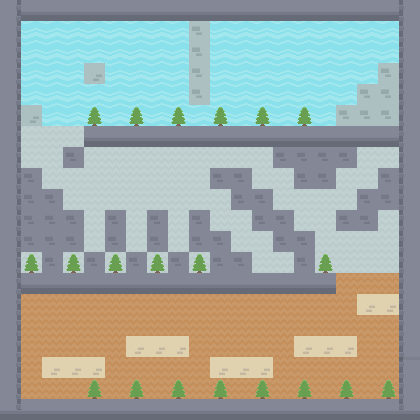

Rendered tile map (Tiled .tmx) drawn with the repository's tilesets; below, a short description and the map source with its tile grids summarised:
An orthogonal 20x20 tile map with 21x21 px tiles, 3 tile layers (background1, background2, collision) and 10 objects.

<map version="1.0" orientation="orthogonal" renderorder="right-down" width="20" height="20" tilewidth="21" tileheight="21" nextobjectid="142">
 <tileset firstgid="1" name="spritesheet" tilewidth="21" tileheight="21" spacing="2" tilecount="900" columns="30">
  <image source="../images/spritesheet.png" width="692" height="692" />
  <tile id="19">
   <properties>
    <property name="Class" value="Player" />
   </properties>
  </tile>
  <tile id="170">
   <properties>
    <property name="Class" value="Alien" />
   </properties>
  </tile>
  <tile id="354">
   <properties>
    <property name="Class" value="Bee" />
   </properties>
  </tile>
  <tile id="377">
   <properties>
    <property name="Class" value="Speed" />
   </properties>
  </tile>
  <tile id="378">
   <properties>
    <property name="Class" value="Winner" />
   </properties>
  </tile>
  <tile id="379">
   <properties>
    <property name="Class" value="Jump" />
   </properties>
  </tile>
  <tile id="445">
   <properties>
    <property name="Class" value="Ghost" />
   </properties>
  </tile>
 </tileset>
 <layer name="background1" width="20" height="20">
  <properties>
   <property name="boundingBox" value="true" />
   <property name="type" value="0" />
  </properties>
  <data>[400 cells, 400 non-empty, 4 distinct tile ids]</data>
 </layer>
 <layer name="background2" width="20" height="20">
  <properties>
   <property name="boundingBox" value="true" />
   <property name="type" value="0" />
  </properties>
  <data>[400 cells, 23 non-empty, 1 distinct tile ids]</data>
 </layer>
 <layer name="collision" width="20" height="20">
  <properties>
   <property name="collision" value="true" />
  </properties>
  <data>[400 cells, 175 non-empty, 10 distinct tile ids]</data>
 </layer>
 <objectgroup name="Object Layer 1" offsetx="-1" offsety="0">
  <object id="4" gid="20" x="17" y="356" width="21" height="21" />
  <object id="36" gid="446" x="248" y="355" width="21" height="21" />
  <object id="108" gid="355" x="167" y="251" width="21" height="21" />
  <object id="109" gid="355" x="127" y="209" width="21" height="21" />
  <object id="110" gid="355" x="85" y="166" width="21" height="21" />
  <object id="119" gid="380" x="274" y="274" width="21" height="21" />
  <object id="123" gid="378" x="379" y="168" width="21" height="21" />
  <object id="124" gid="379" x="380" y="63" width="21" height="21" />
  <object id="125" gid="446" x="42" y="358" width="21" height="21" />
  <object id="141" gid="171" x="379" y="42" width="21" height="21" />
 </objectgroup>
</map>
